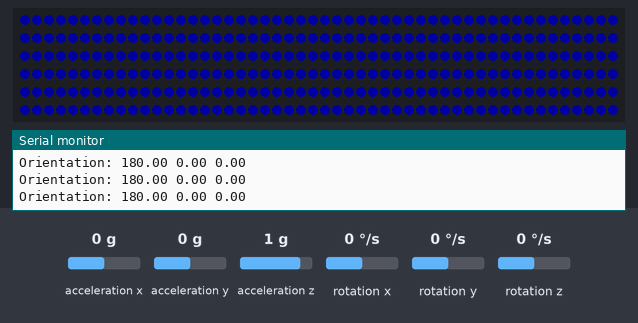
Recording of a sketch running on a simulated Arduino Uno, built with avr-gcc and run on an emulated ATmega328P. Shown: 300 RGB LEDs in strip order, left to right, continuing on the next row, the last lines printed to the serial monitor. The test bench sets the inputs (shaded band); at power-on: rotation y 0 °/s, rotation z 0 °/s, rotation x 0 °/s, acceleration x 0 g, acceleration y 0 g, acceleration z 1 g. Dim RGB values are drawn brighter than linear.

Above: at 1.2 s.
1.3 s: rotation y set to -192 °/s
At 1.42 s:
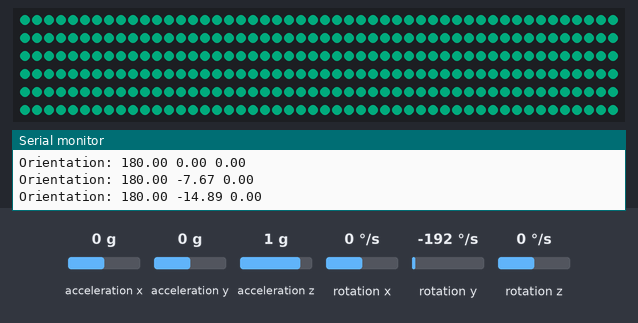
3.0 s: rotation z set to -100 °/s
At 3.09 s:
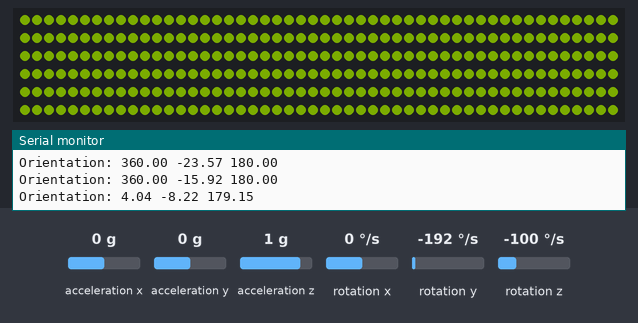
4.7 s: rotation x set to 174 °/s
At 4.76 s:
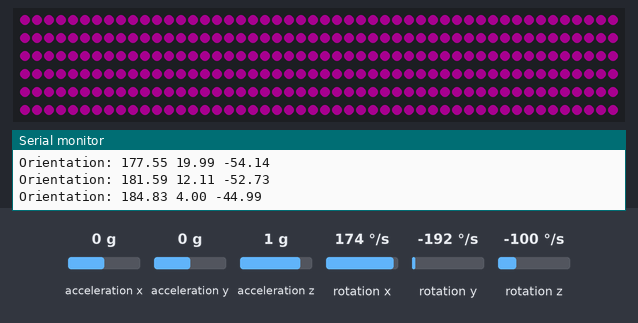
7.2 s: acceleration x set to 0.6 g
At 7.47 s:
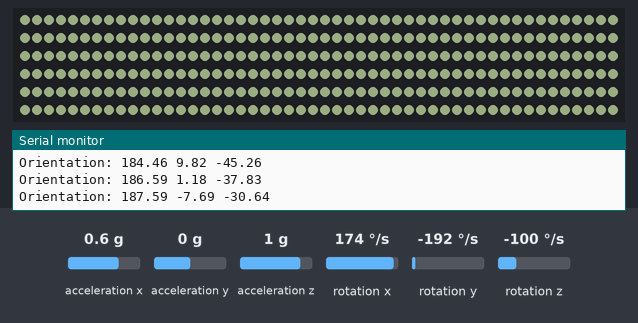
9.7 s: rotation x set to -100 °/s
At 11.77 s:
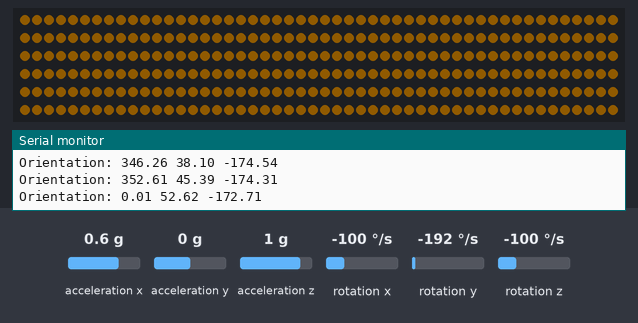
11.8 s: rotation y set to -100 °/s
At 12.25 s:
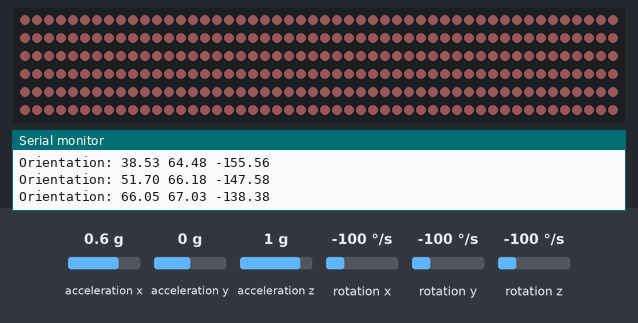

The sketch:

LEDtile.ino
```cpp
#include <Adafruit_NeoPixel.h>
#include <CurieIMU.h>
#include "MadgwickAHRS.h"
#include "RGBConverter.h"

#define PIN 6

#define NUM_LEDS 300

#define BRIGHTNESS 50

Adafruit_NeoPixel strip = Adafruit_NeoPixel(NUM_LEDS, PIN, NEO_GRBW + NEO_KHZ800);

static const int GAMMA[] PROGMEM = {
  0,  0,  0,  0,  0,  0,  0,  0,  0,  0,  0,  0,  0,  0,  0,  0,
  0,  0,  0,  0,  0,  0,  0,  0,  0,  0,  0,  0,  1,  1,  1,  1,
  1,  1,  1,  1,  1,  1,  1,  1,  1,  2,  2,  2,  2,  2,  2,  2,
  2,  3,  3,  3,  3,  3,  3,  3,  4,  4,  4,  4,  4,  5,  5,  5,
  5,  6,  6,  6,  6,  7,  7,  7,  7,  8,  8,  8,  9,  9,  9, 10,
  10, 10, 11, 11, 11, 12, 12, 13, 13, 13, 14, 14, 15, 15, 16, 16,
  17, 17, 18, 18, 19, 19, 20, 20, 21, 21, 22, 22, 23, 24, 24, 25,
  25, 26, 27, 27, 28, 29, 29, 30, 31, 32, 32, 33, 34, 35, 35, 36,
  37, 38, 39, 39, 40, 41, 42, 43, 44, 45, 46, 47, 48, 49, 50, 50,
  51, 52, 54, 55, 56, 57, 58, 59, 60, 61, 62, 63, 64, 66, 67, 68,
  69, 70, 72, 73, 74, 75, 77, 78, 79, 81, 82, 83, 85, 86, 87, 89,
  90, 92, 93, 95, 96, 98, 99, 101, 102, 104, 105, 107, 109, 110, 112, 114,
  115, 117, 119, 120, 122, 124, 126, 127, 129, 131, 133, 135, 137, 138, 140, 142,
  144, 146, 148, 150, 152, 154, 156, 158, 160, 162, 164, 167, 169, 171, 173, 175,
  177, 180, 182, 184, 186, 189, 191, 193, 196, 198, 200, 203, 205, 208, 210, 213,
  215, 218, 220, 223, 225, 228, 231, 233, 236, 239, 241, 244, 247, 249, 252, 255
};

#define RED(c) ((c >> 8) & 255)
#define GREEN(c) ((c >> 16) & 255)
#define BLUE(c) (c & 255)

Madgwick filter;
unsigned long microsPerReading, microsPrevious;
float accelScale, gyroScale;

void setup() {
  Serial.begin(115200);

  // start the IMU and filter
  CurieIMU.begin();
  CurieIMU.setGyroRate(25);
  CurieIMU.setAccelerometerRate(25);
  filter.begin(25);

  // Set the accelerometer range to 2G
  CurieIMU.setAccelerometerRange(2);
  // Set the gyroscope range to 250 degrees/second
  CurieIMU.setGyroRange(250);

  // initialize variables to pace updates to correct rate
  microsPerReading = 1000000 / 25;
  microsPrevious = micros();

  strip.setBrightness(BRIGHTNESS);
  strip.begin();
  strip.show(); // Initialize all pixels to 'off'

  while (!Serial);    // wait for the serial port to open

  Serial.println("Initialization complete...");
}

void loop() {
  int aix, aiy, aiz;
  int gix, giy, giz;
  float ax, ay, az;
  float gx, gy, gz;
  float roll, pitch, heading;
  unsigned long microsNow;

  // check if it's time to read data and update the filter
  microsNow = micros();

  if (microsNow - microsPrevious >= microsPerReading) {

    // read raw data from CurieIMU
    CurieIMU.readMotionSensor(aix, aiy, aiz, gix, giy, giz);

    // convert from raw data to gravity and degrees/second units
    ax = convertRawAcceleration(aix);
    ay = convertRawAcceleration(aiy);
    az = convertRawAcceleration(aiz);
    gx = convertRawGyro(gix);
    gy = convertRawGyro(giy);
    gz = convertRawGyro(giz);

    // update the filter, which computes orientation
    filter.updateIMU(gx, gy, gz, ax, ay, az);

    // print the heading, pitch and roll
    roll = filter.getRoll();
    pitch = filter.getPitch();
    heading = filter.getYaw();

    Serial.print("Orientation: ");
    Serial.print(heading);
    Serial.print(" ");
    Serial.print(pitch);
    Serial.print(" ");
    Serial.println(roll);

    uint32_t color = strip.Color(round(roll), round(pitch), round(heading));

    for (uint16_t i = 0; i < strip.numPixels(); i++) {
      strip.setPixelColor(i, color);
    }

    strip.show();
    delay(50);


    // increment previous time, so we keep proper pace
    microsPrevious = microsPrevious + microsPerReading;
  }
  // Some example procedures showing how to display to the pixels:
  //  colorWipe(strip.Color(255, 0, 0), 50); // Red
  //  colorWipe(strip.Color(0, 255, 0), 50); // Green
  //  colorWipe(strip.Color(0, 0, 255), 50); // Blue
  //  colorWipe(strip.Color(0, 0, 0, 255), 50); // White
  //
  //  whiteOverRainbow(20, 75, 5);
  //
  //  pulseWhite(5);

  // fullWhite();
  // delay(2000);

  //  rainbowFade2White(3, 3, 1);
}

float convertRawAcceleration(int aRaw)
{
  // since we are using 2G range
  // -2g maps to a raw value of -32768
  // +2g maps to a raw value of 32767

  float a = (aRaw * 2.0) / 32768.0;
  return a;
}

float convertRawGyro(int gRaw)
{
  // since we are using 250 degrees/seconds range
  // -250 maps to a raw value of -32768
  // +250 maps to a raw value of 32767

  float g = (gRaw * 250.0) / 32768.0;
  return g;
}

// Fill the dots one after the other with a color
void colorWipe(uint32_t c, uint8_t wait) {
  for (uint16_t i = 0; i < strip.numPixels(); i++) {
    strip.setPixelColor(i, c);
    strip.show();
    delay(wait);
  }
}

void pulseWhite(uint8_t wait) {
  for (int j = 0; j < 256 ; j++) {
    for (uint16_t i = 0; i < strip.numPixels(); i++) {
      strip.setPixelColor(i, strip.Color(0, 0, 0, GAMMA[j] ) );
    }
    delay(wait);
    strip.show();
  }

  for (int j = 255; j >= 0 ; j--) {
    for (uint16_t i = 0; i < strip.numPixels(); i++) {
      strip.setPixelColor(i, strip.Color(0, 0, 0, GAMMA[j] ) );
    }
    delay(wait);
    strip.show();
  }
}


void rainbowFade2White(uint8_t wait, int rainbowLoops, int whiteLoops)
{
  float fadeMax = 100.0;
  int fadeVal = 0;
  uint32_t wheelVal;
  int redVal, greenVal, blueVal;

  for (int k = 0 ; k < rainbowLoops ; k ++) {
    for (int j = 0; j < 256; j++) { // 5 cycles of all colors on wheel
      for (int i = 0; i < strip.numPixels(); i++) {
        wheelVal = Wheel(((i * 256 / strip.numPixels()) + j) & 255);

        redVal = RED(wheelVal) * float(fadeVal / fadeMax);
        greenVal = GREEN(wheelVal) * float(fadeVal / fadeMax);
        blueVal = BLUE(wheelVal) * float(fadeVal / fadeMax);

        strip.setPixelColor( i, strip.Color( redVal, greenVal, blueVal ) );
      }

      //First loop, fade in!
      if (k == 0 && fadeVal < fadeMax - 1) {
        fadeVal++;
      }

      //Last loop, fade out!
      else if (k == rainbowLoops - 1 && j > 255 - fadeMax ) {
        fadeVal--;
      }

      strip.show();
      delay(wait);
    }
  }

  delay(500);

  for (int k = 0 ; k < whiteLoops ; k ++) {
    for (int j = 0; j < 256 ; j++) {
      for (uint16_t i = 0; i < strip.numPixels(); i++) {
        strip.setPixelColor(i, strip.Color(0, 0, 0, GAMMA[j] ) );
      }
      strip.show();
    }

    delay(2000);

    for (int j = 255; j >= 0 ; j--) {
      for (uint16_t i = 0; i < strip.numPixels(); i++) {
        strip.setPixelColor(i, strip.Color(0, 0, 0, GAMMA[j] ) );
      }
      strip.show();
    }
  }

  delay(500);
}

void whiteOverRainbow(uint8_t wait, uint8_t whiteSpeed, uint8_t whiteLength )
{
  if (whiteLength >= strip.numPixels()) whiteLength = strip.numPixels() - 1;

  int head = whiteLength - 1;
  int tail = 0;

  int loops = 3;
  int loopNum = 0;

  static unsigned long lastTime = 0;

  while (true) {
    for (int j = 0; j < 256; j++) {
      for (uint16_t i = 0; i < strip.numPixels(); i++) {
        if ((i >= tail && i <= head) || (tail > head && i >= tail) || (tail > head && i <= head) ) {
          strip.setPixelColor(i, strip.Color(0, 0, 0, 255 ) );
        }
        else {
          strip.setPixelColor(i, Wheel(((i * 256 / strip.numPixels()) + j) & 255));
        }

      }

      if (millis() - lastTime > whiteSpeed) {
        head++;
        tail++;
        if (head == strip.numPixels()) {
          loopNum++;
        }
        lastTime = millis();
      }

      if (loopNum == loops) return;

      head %= strip.numPixels();
      tail %= strip.numPixels();

      strip.show();
      delay(wait);
    }
  }

}
void fullWhite()
{
  for (uint16_t i = 0; i < strip.numPixels(); i++) {
    strip.setPixelColor(i, strip.Color(0, 0, 0, 255 ) );
  }
  strip.show();
}


// Slightly different, this makes the rainbow equally distributed throughout
void rainbowCycle(uint8_t wait)
{
  uint16_t i, j;

  for (j = 0; j < 256 * 5; j++) { // 5 cycles of all colors on wheel
    for (i = 0; i < strip.numPixels(); i++) {
      strip.setPixelColor(i, Wheel(((i * 256 / strip.numPixels()) + j) & 255));
    }
    strip.show();
    delay(wait);
  }
}

void rainbow(uint8_t wait)
{
  uint16_t i, j;

  for (j = 0; j < 256; j++) {
    for (i = 0; i < strip.numPixels(); i++) {
      strip.setPixelColor(i, Wheel((i + j) & 255));
    }
    strip.show();
    delay(wait);
  }
}

// Input a value 0 to 255 to get a color value.
// The colours are a transition r - g - b - back to r.
uint32_t Wheel(byte WheelPos)
{
  WheelPos = 255 - WheelPos;
  if (WheelPos < 85) {
    return strip.Color(255 - WheelPos * 3, 0, WheelPos * 3, 0);
  }
  if (WheelPos < 170) {
    WheelPos -= 85;
    return strip.Color(0, WheelPos * 3, 255 - WheelPos * 3, 0);
  }
  WheelPos -= 170;
  return strip.Color(WheelPos * 3, 255 - WheelPos * 3, 0, 0);
}
```

MadgwickAHRS.cpp
```cpp
// (licence header left out)
//-------------------------------------------------------------------------------------------
// Header files

#include "MadgwickAHRS.h"
#include <math.h>

//-------------------------------------------------------------------------------------------
// Definitions

#define sampleFreqDef   512.0f          // sample frequency in Hz
#define betaDef         0.1f            // 2 * proportional gain


//============================================================================================
// Functions

//-------------------------------------------------------------------------------------------
// AHRS algorithm update

Madgwick::Madgwick() {
	beta = betaDef;
	q0 = 1.0f;
	q1 = 0.0f;
	q2 = 0.0f;
	q3 = 0.0f;
	invSampleFreq = 1.0f / sampleFreqDef;
	anglesComputed = 0;
}

void Madgwick::update(float gx, float gy, float gz, float ax, float ay, float az, float mx, float my, float mz) {
	float recipNorm;
	float s0, s1, s2, s3;
	float qDot1, qDot2, qDot3, qDot4;
	float hx, hy;
	float _2q0mx, _2q0my, _2q0mz, _2q1mx, _2bx, _2bz, _4bx, _4bz, _2q0, _2q1, _2q2, _2q3, _2q0q2, _2q2q3, q0q0, q0q1, q0q2, q0q3, q1q1, q1q2, q1q3, q2q2, q2q3, q3q3;

	// Use IMU algorithm if magnetometer measurement invalid (avoids NaN in magnetometer normalisation)
	if((mx == 0.0f) && (my == 0.0f) && (mz == 0.0f)) {
		updateIMU(gx, gy, gz, ax, ay, az);
		return;
	}

	// Convert gyroscope degrees/sec to radians/sec
	gx *= 0.0174533f;
	gy *= 0.0174533f;
	gz *= 0.0174533f;

	// Rate of change of quaternion from gyroscope
	qDot1 = 0.5f * (-q1 * gx - q2 * gy - q3 * gz);
	qDot2 = 0.5f * (q0 * gx + q2 * gz - q3 * gy);
	qDot3 = 0.5f * (q0 * gy - q1 * gz + q3 * gx);
	qDot4 = 0.5f * (q0 * gz + q1 * gy - q2 * gx);

	// Compute feedback only if accelerometer measurement valid (avoids NaN in accelerometer normalisation)
	if(!((ax == 0.0f) && (ay == 0.0f) && (az == 0.0f))) {

		// Normalise accelerometer measurement
		recipNorm = invSqrt(ax * ax + ay * ay + az * az);
		ax *= recipNorm;
		ay *= recipNorm;
		az *= recipNorm;

		// Normalise magnetometer measurement
		recipNorm = invSqrt(mx * mx + my * my + mz * mz);
		mx *= recipNorm;
		my *= recipNorm;
		mz *= recipNorm;

		// Auxiliary variables to avoid repeated arithmetic
		_2q0mx = 2.0f * q0 * mx;
		_2q0my = 2.0f * q0 * my;
		_2q0mz = 2.0f * q0 * mz;
		_2q1mx = 2.0f * q1 * mx;
		_2q0 = 2.0f * q0;
		_2q1 = 2.0f * q1;
		_2q2 = 2.0f * q2;
		_2q3 = 2.0f * q3;
		_2q0q2 = 2.0f * q0 * q2;
		_2q2q3 = 2.0f * q2 * q3;
		q0q0 = q0 * q0;
		q0q1 = q0 * q1;
		q0q2 = q0 * q2;
		q0q3 = q0 * q3;
		q1q1 = q1 * q1;
		q1q2 = q1 * q2;
		q1q3 = q1 * q3;
		q2q2 = q2 * q2;
		q2q3 = q2 * q3;
		q3q3 = q3 * q3;

		// Reference direction of Earth's magnetic field
		hx = mx * q0q0 - _2q0my * q3 + _2q0mz * q2 + mx * q1q1 + _2q1 * my * q2 + _2q1 * mz * q3 - mx * q2q2 - mx * q3q3;
		hy = _2q0mx * q3 + my * q0q0 - _2q0mz * q1 + _2q1mx * q2 - my * q1q1 + my * q2q2 + _2q2 * mz * q3 - my * q3q3;
		_2bx = sqrtf(hx * hx + hy * hy);
		_2bz = -_2q0mx * q2 + _2q0my * q1 + mz * q0q0 + _2q1mx * q3 - mz * q1q1 + _2q2 * my * q3 - mz * q2q2 + mz * q3q3;
		_4bx = 2.0f * _2bx;
		_4bz = 2.0f * _2bz;

		// Gradient decent algorithm corrective step
		s0 = -_2q2 * (2.0f * q1q3 - _2q0q2 - ax) + _2q1 * (2.0f * q0q1 + _2q2q3 - ay) - _2bz * q2 * (_2bx * (0.5f - q2q2 - q3q3) + _2bz * (q1q3 - q0q2) - mx) + (-_2bx * q3 + _2bz * q1) * (_2bx * (q1q2 - q0q3) + _2bz * (q0q1 + q2q3) - my) + _2bx * q2 * (_2bx * (q0q2 + q1q3) + _2bz * (0.5f - q1q1 - q2q2) - mz);
		s1 = _2q3 * (2.0f * q1q3 - _2q0q2 - ax) + _2q0 * (2.0f * q0q1 + _2q2q3 - ay) - 4.0f * q1 * (1 - 2.0f * q1q1 - 2.0f * q2q2 - az) + _2bz * q3 * (_2bx * (0.5f - q2q2 - q3q3) + _2bz * (q1q3 - q0q2) - mx) + (_2bx * q2 + _2bz * q0) * (_2bx * (q1q2 - q0q3) + _2bz * (q0q1 + q2q3) - my) + (_2bx * q3 - _4bz * q1) * (_2bx * (q0q2 + q1q3) + _2bz * (0.5f - q1q1 - q2q2) - mz);
		s2 = -_2q0 * (2.0f * q1q3 - _2q0q2 - ax) + _2q3 * (2.0f * q0q1 + _2q2q3 - ay) - 4.0f * q2 * (1 - 2.0f * q1q1 - 2.0f * q2q2 - az) + (-_4bx * q2 - _2bz * q0) * (_2bx * (0.5f - q2q2 - q3q3) + _2bz * (q1q3 - q0q2) - mx) + (_2bx * q1 + _2bz * q3) * (_2bx * (q1q2 - q0q3) + _2bz * (q0q1 + q2q3) - my) + (_2bx * q0 - _4bz * q2) * (_2bx * (q0q2 + q1q3) + _2bz * (0.5f - q1q1 - q2q2) - mz);
		s3 = _2q1 * (2.0f * q1q3 - _2q0q2 - ax) + _2q2 * (2.0f * q0q1 + _2q2q3 - ay) + (-_4bx * q3 + _2bz * q1) * (_2bx * (0.5f - q2q2 - q3q3) + _2bz * (q1q3 - q0q2) - mx) + (-_2bx * q0 + _2bz * q2) * (_2bx * (q1q2 - q0q3) + _2bz * (q0q1 + q2q3) - my) + _2bx * q1 * (_2bx * (q0q2 + q1q3) + _2bz * (0.5f - q1q1 - q2q2) - mz);
		recipNorm = invSqrt(s0 * s0 + s1 * s1 + s2 * s2 + s3 * s3); // normalise step magnitude
		s0 *= recipNorm;
		s1 *= recipNorm;
		s2 *= recipNorm;
		s3 *= recipNorm;

		// Apply feedback step
		qDot1 -= beta * s0;
		qDot2 -= beta * s1;
		qDot3 -= beta * s2;
		qDot4 -= beta * s3;
	}

	// Integrate rate of change of quaternion to yield quaternion
	q0 += qDot1 * invSampleFreq;
	q1 += qDot2 * invSampleFreq;
	q2 += qDot3 * invSampleFreq;
	q3 += qDot4 * invSampleFreq;

	// Normalise quaternion
	recipNorm = invSqrt(q0 * q0 + q1 * q1 + q2 * q2 + q3 * q3);
	q0 *= recipNorm;
	q1 *= recipNorm;
	q2 *= recipNorm;
	q3 *= recipNorm;
	anglesComputed = 0;
}

//-------------------------------------------------------------------------------------------
// IMU algorithm update

void Madgwick::updateIMU(float gx, float gy, float gz, float ax, float ay, float az) {
	float recipNorm;
	float s0, s1, s2, s3;
	float qDot1, qDot2, qDot3, qDot4;
	float _2q0, _2q1, _2q2, _2q3, _4q0, _4q1, _4q2 ,_8q1, _8q2, q0q0, q1q1, q2q2, q3q3;

	// Convert gyroscope degrees/sec to radians/sec
	gx *= 0.0174533f;
	gy *= 0.0174533f;
	gz *= 0.0174533f;

	// Rate of change of quaternion from gyroscope
	qDot1 = 0.5f * (-q1 * gx - q2 * gy - q3 * gz);
	qDot2 = 0.5f * (q0 * gx + q2 * gz - q3 * gy);
	qDot3 = 0.5f * (q0 * gy - q1 * gz + q3 * gx);
	qDot4 = 0.5f * (q0 * gz + q1 * gy - q2 * gx);

	// Compute feedback only if accelerometer measurement valid (avoids NaN in accelerometer normalisation)
	if(!((ax == 0.0f) && (ay == 0.0f) && (az == 0.0f))) {

		// Normalise accelerometer measurement
		recipNorm = invSqrt(ax * ax + ay * ay + az * az);
		ax *= recipNorm;
		ay *= recipNorm;
		az *= recipNorm;

		// Auxiliary variables to avoid repeated arithmetic
		_2q0 = 2.0f * q0;
		_2q1 = 2.0f * q1;
		_2q2 = 2.0f * q2;
		_2q3 = 2.0f * q3;
		_4q0 = 4.0f * q0;
		_4q1 = 4.0f * q1;
		_4q2 = 4.0f * q2;
		_8q1 = 8.0f * q1;
		_8q2 = 8.0f * q2;
		q0q0 = q0 * q0;
		q1q1 = q1 * q1;
		q2q2 = q2 * q2;
		q3q3 = q3 * q3;

		// Gradient decent algorithm corrective step
		s0 = _4q0 * q2q2 + _2q2 * ax + _4q0 * q1q1 - _2q1 * ay;
		s1 = _4q1 * q3q3 - _2q3 * ax + 4.0f * q0q0 * q1 - _2q0 * ay - _4q1 + _8q1 * q1q1 + _8q1 * q2q2 + _4q1 * az;
		s2 = 4.0f * q0q0 * q2 + _2q0 * ax + _4q2 * q3q3 - _2q3 * ay - _4q2 + _8q2 * q1q1 + _8q2 * q2q2 + _4q2 * az;
		s3 = 4.0f * q1q1 * q3 - _2q1 * ax + 4.0f * q2q2 * q3 - _2q2 * ay;
		recipNorm = invSqrt(s0 * s0 + s1 * s1 + s2 * s2 + s3 * s3); // normalise step magnitude
		s0 *= recipNorm;
		s1 *= recipNorm;
		s2 *= recipNorm;
		s3 *= recipNorm;

		// Apply feedback step
		qDot1 -= beta * s0;
		qDot2 -= beta * s1;
		qDot3 -= beta * s2;
		qDot4 -= beta * s3;
	}

	// Integrate rate of change of quaternion to yield quaternion
	q0 += qDot1 * invSampleFreq;
	q1 += qDot2 * invSampleFreq;
	q2 += qDot3 * invSampleFreq;
	q3 += qDot4 * invSampleFreq;

	// Normalise quaternion
	recipNorm = invSqrt(q0 * q0 + q1 * q1 + q2 * q2 + q3 * q3);
	q0 *= recipNorm;
	q1 *= recipNorm;
	q2 *= recipNorm;
	q3 *= recipNorm;
	anglesComputed = 0;
}

//-------------------------------------------------------------------------------------------
// Fast inverse square-root
// See: http://en.wikipedia.org/wiki/Fast_inverse_square_root

float Madgwick::invSqrt(float x) {
	float halfx = 0.5f * x;
	float y = x;
	long i = *(long*)&y;
	i = 0x5f3759df - (i>>1);
	y = *(float*)&i;
	y = y * (1.5f - (halfx * y * y));
	y = y * (1.5f - (halfx * y * y));
	return y;
}

//-------------------------------------------------------------------------------------------

void Madgwick::computeAngles()
{
	roll = atan2f(q0*q1 + q2*q3, 0.5f - q1*q1 - q2*q2);
	pitch = asinf(-2.0f * (q1*q3 - q0*q2));
	yaw = atan2f(q1*q2 + q0*q3, 0.5f - q2*q2 - q3*q3);
	anglesComputed = 1;
}
```

Source omitted: MadgwickAHRS.h (2648 bytes), RGBConverter.cpp (5042 bytes), RGBConverter.h (2824 bytes)

Measured:
- after the input at 1.3 s, the LEDs: first change after 0.05 s (image 1 shows a later state)
